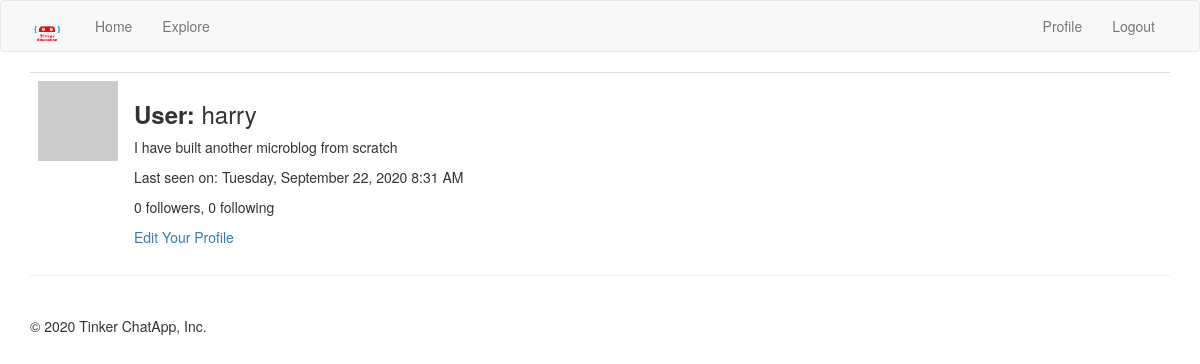
/profile/harry (signed in), run on an earlier commit of the app's database.
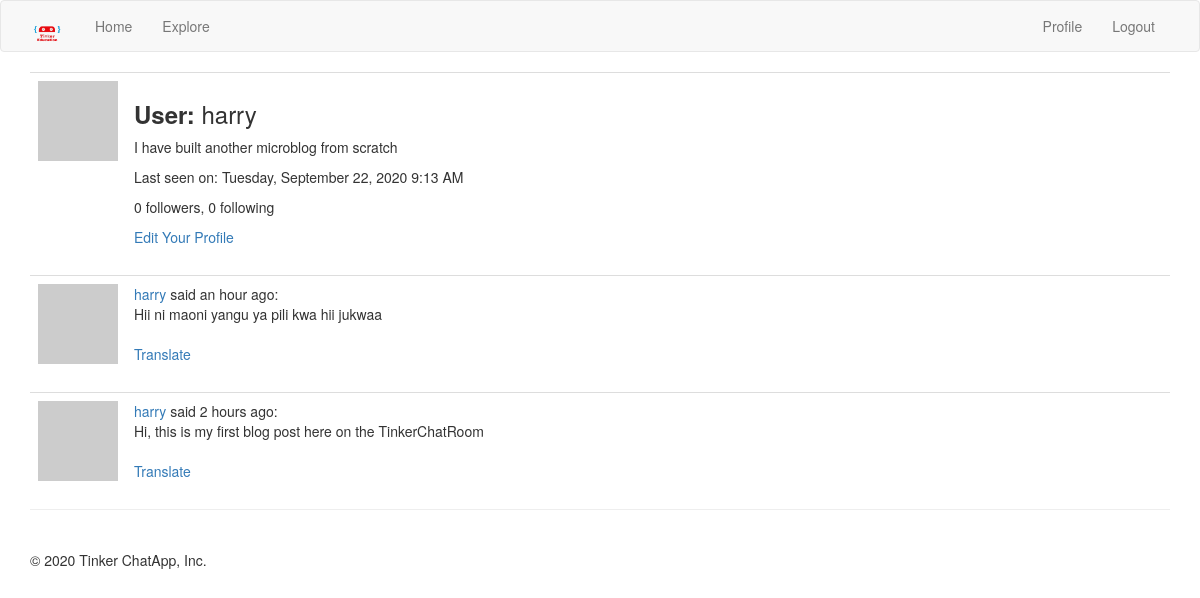
And on a later commit of the database.
### app/models.py (models this page shows, shortened)
class User( UserMixin ,db.Model):
    id = db.Column(db.Integer, primary_key = True)
    username = db.Column(db.String(64), unique = True, index = True)
    email = db.Column(db.String(120), unique = True, index = True)
    password_hash = db.Column(db.String(128))
    posts = db.relationship('Post', backref = 'author', lazy = 'dynamic')
    about_me = db.Column(db.String(140))
    last_seen = db.Column(db.DateTime, default = datetime.utcnow)
    followed = db.relationship(
        'User',
        secondary = followers,
        primaryjoin = (followers.c.follower_id == id),
        secondaryjoin = (followers.c.followed_id == id),
        backref = db.backref('followers', lazy = 'dynamic'),
        lazy = 'dynamic'
    )
    def avatar(self, size):
        digest = md5(self.email.lower().encode('utf-8')).hexdigest()
        return 'https://www.gravatar.com/avatar/{}?d=identicon&s={}'.format(digest, size)

class Post(db.Model):
    id = db.Column(db.Integer, primary_key = True)
    body = db.Column(db.String(140))
    timestamp = db.Column(db.DateTime, index = True, default = datetime.utcnow)
    user_id = db.Column(db.Integer, db.ForeignKey('user.id'))
    language = db.Column(db.String(5))

### app/routes.py (the view)
@app.route('/profile/<username>')
@login_required
def profile(username):
    user = User.query.filter_by(username = username).first_or_404()
    form = EmptyForm()
    page = request.args.get('page', 1, type(int))
    posts = user.posts.order_by(Post.timestamp.desc()).paginate(
        page, app.config['POSTS_PER_PAGE'], False
    )
    next_url = url_for('profile', username = username, page = posts.next_num) \
        if posts.has_next else None
    prev_url = url_for('profile', username = username, page = posts.prev_num) \
        if posts.has_prev else None
    return render_template('profile.html', title = 'Profile', user = user, form = form, posts = posts.items, next_url = next_url, prev_url = prev_url)

### app/models.py (called while the page is built)
@login.user_loader
def load_user(id):
    return User.query.get(int(id))

### app/routes.py (called while the page is built)
@app.before_request
def before_request():
    if current_user.is_authenticated:
        current_user.last_seen = datetime.utcnow()
        db.session.commit()
    g.locale = str(get_locale())

### app/templates/profile.html (shortened to what this page needs)
{% extends 'base.html' %}
{% import 'bootstrap/wtf.html' as wtf %}
{% block app_content %}
    <table class="table">
        <tr valign = 'top'>
            <td width = '70px'>
                <img src="{{ user.avatar(128) }}">
            </td>
            <td>
                <h3><b>{{ _('User') }}: </b>{{ user.username }}</h3>
                {% if user.about_me %}<p> {{ user.about_me }} </p>{% endif %}
                {% if user.last_seen %}<p>{{ _('Last seen on') }}: {{ moment(user.last_seen).format('LLLL') }}</p>{% endif %}
                <p>{{ user.followers.count() }} followers, {{ user.followed.count() }} following</p>
                {% if user == current_user %}
                    <a href="{{ url_for('edit_profile') }}">{{ _('Edit Your Profile') }}</a>
                {% endif %}
            </td>
        </tr>
    </table>
    {% for post in posts %}
        {% include '_posts.html' %}
    {% endfor %}
{% endblock %}

### app/templates/base.html (shortened to what this page needs)
{% extends 'bootstrap/base.html' %}
{% block head %}
{{super()}}
{% endblock %}
{% block navbar %}
<nav class="navbar navbar-default">
    <div class="container">
        <div class="navbar-header">
            <a class="navbar-brand" href="{{ url_for('home') }}"><img src="{{url_for('static', filename = 'images/tinker_logo.png')}}" width="35", height="35"></a>
        </div>
        <div class="collapse navbar-collapse" id="bs-example-navbar-collapse-1">
            <ul class="nav navbar-nav">
                <li><a href="{{ url_for('home') }}">Home</a></li>
                <li><a href="{{ url_for('explore') }}">Explore</a></li>
            </ul>
            <ul class="nav navbar-nav navbar-right">
            {% if current_user.is_anonymous %}
                <li><a href="{{ url_for('login') }}">Login</a></li>
            {% else %}
                <li><a href="{{ url_for('profile', username = current_user.username) }}">Profile</a></li>
                <li><a href="{{ url_for('logout') }}">Logout</a></li>
            {% endif %}
        </div>
    </div>
</nav>
{% endblock %}
{% block content %}
    <div class="container">
        {% block app_content %}
        {% endblock %}
        <hr><br>{{super()}}
        {%- block footer %}
            <footer>&copy; {{moment().format('YYYY') }} Tinker ChatApp, Inc.</footer>
        {%- endblock footer %}
    </div>
{% endblock %}

### app/templates/_posts.html
<table class="table table-hover">
    <tr valign = 'top'>
        <td width="70px">
            <a href="{{ url_for('profile', username=post.author.username) }}">
                <img src="{{ post.author.avatar(36) }}" />
            </a>
        </td>
        <td>
            <a href="{{ url_for('profile', username=post.author.username) }}">
                {{ post.author.username }}
            </a>
            said {{ moment(post.timestamp).fromNow() }}:
            <br>
            <span id="post{{ post.id }}">{{ post.body }}</span>
            {% if post.language or post.language != g.locale %}
                <br><br>
                <span id="translation{{ post.id }}">
                    <a href="javascript:translate(
                                '#post{{ post.id }}',
                                '#translation{{ post.id }}',
                                '{{ post.language }}',
                                '{{ g.locale }}');">{{ _('Translate') }}</a>
                </span>
            {% endif %}
        </td>
    </tr>
</table>

What changed in the data, as far as the page shows it:
changed User "harry": last_seen "Tuesday, September 22, 2020 8:31 AM" → "Tuesday, September 22, 2020 9:13 AM"
added Post: author.username "harry", timestamp "an hour ago", body "Hii ni maoni yangu ya pili kwa hii jukwaa"
added Post: author.username "harry", timestamp "2 hours ago", body "Hi, this is my first blog post here on the TinkerChatRoom"
